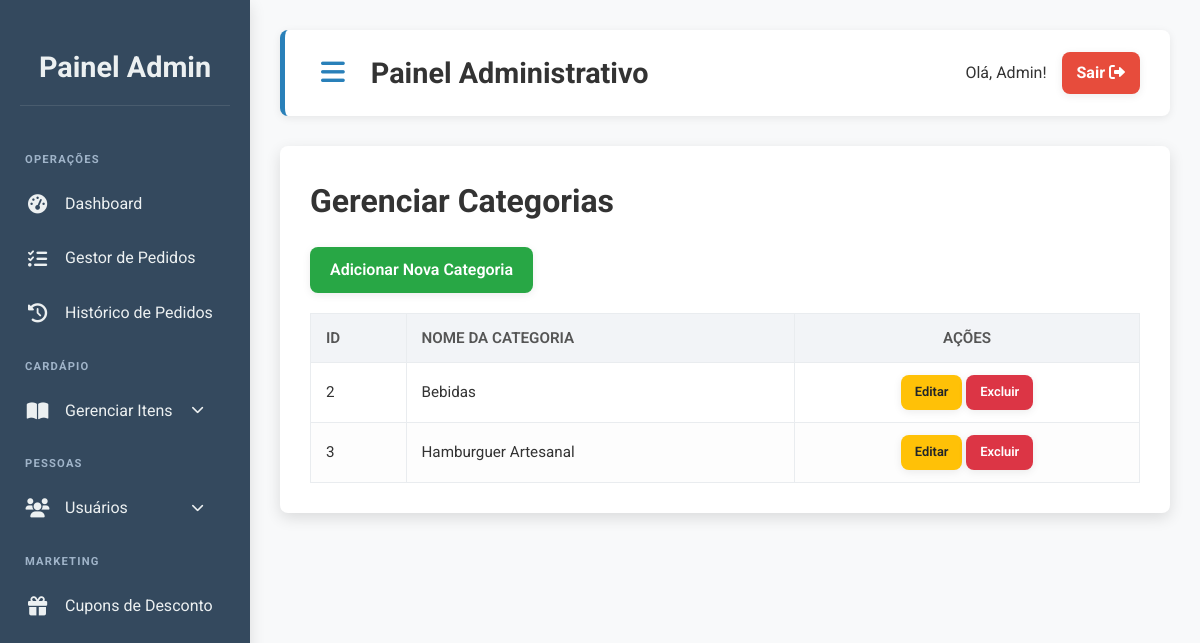
Before: /admin/categorias/categorias.php (signed in) with the older database file.
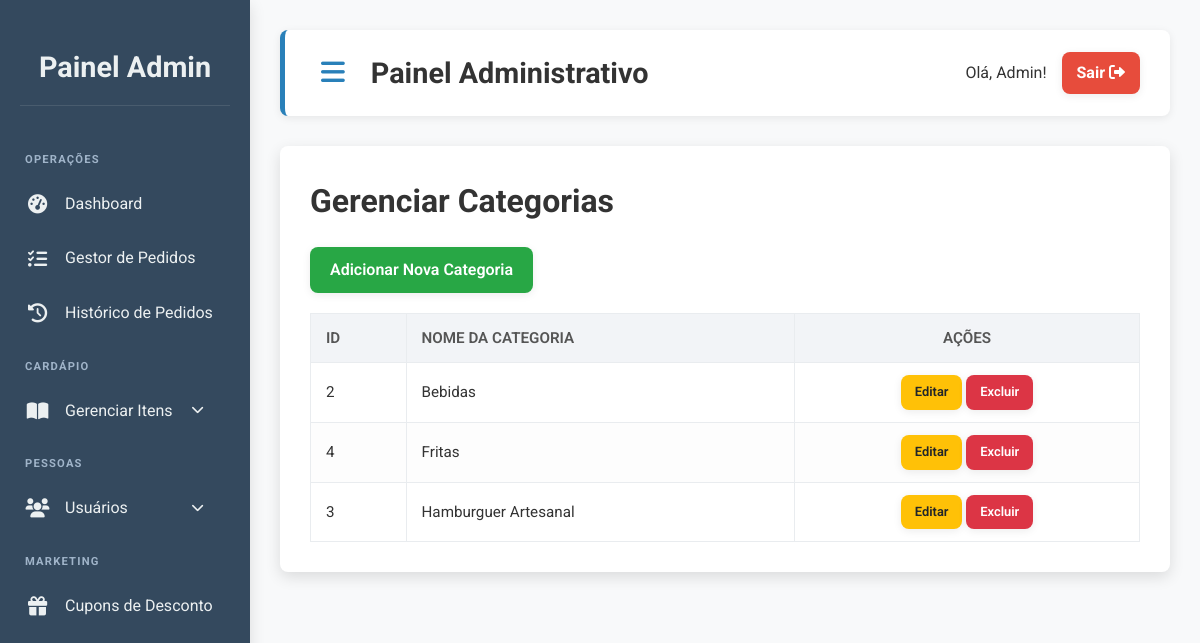
After: the same page with the newer database file.
### tables this page shows
CREATE TABLE `categorias` (
  `id` int(11) NOT NULL,
  `nome` varchar(100) NOT NULL,
  `ordem` int(11) DEFAULT NULL
);

### admin/categorias/categorias.php (the view, shortened to what this page needs)
<?php
require_once '../../includes/conexao.php';
$categorias = [];
$sql = "SELECT id, nome FROM categorias ORDER BY nome ASC";
$result = $conn->query($sql);
if ($result->num_rows > 0) {
    while($row = $result->fetch_assoc()) {
        $categorias[] = $row;
    }
}
?>
<h1>Gerenciar Categorias</h1>
<a href="adicionar.php" class="btn btn-success">Adicionar Nova Categoria</a>
<?php if (empty($categorias)) : ?>
    <p class="text-center">Nenhuma categoria cadastrada ainda.</p>
<?php else : ?>
    <table>
        <thead>
            <tr>
                <th>ID</th>
                <th>Nome da Categoria</th>
                <th class="text-center">Ações</th>
            </tr>
        </thead>
        <tbody>
            <?php foreach ($categorias as $categoria) : ?>
                <tr>
                    <td><?php echo htmlspecialchars($categoria['id']); ?></td>
                    <td><?php echo htmlspecialchars($categoria['nome']); ?></td>
                    <td class="text-center">
                        <a href="editar.php?id=<?php echo $categoria['id']; ?>" class="btn btn-warning btn-sm">Editar</a>
                        <a href="excluir.php?id=<?php echo $categoria['id']; ?>" class="btn btn-danger btn-sm" onclick="return confirm('Tem certeza que deseja excluir esta categoria? Isso também removerá os produtos associados!');">Excluir</a>
                    </td>
                </tr>
            <?php endforeach; ?>
        </tbody>
    </table>
<?php endif; ?>
<?php
include '../template_admin.php';
?>

Changed rows visible on the page:
added categorias: id "4", nome "Fritas"
